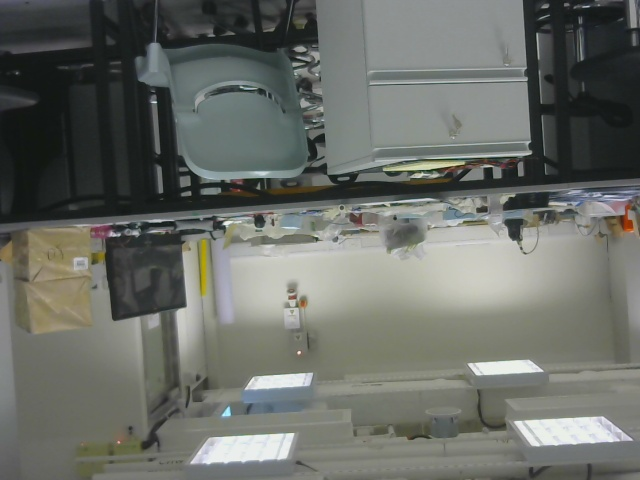
#> input picture Opencv/test1.jpg, 640 x 480 px
$ python -i detect.py   (imports and definitions only)   (older library calls are emulated)
#> lines starting #> are read from the running program, lines starting #| are printed output that depends on the picture; after the words box and inside, x2 and y2 are one past the last pixel; in counts of white or black regions, pixels touching at a corner belong together; long printed decimals are rounded
#> further down, picture is the input picture: shape (480, 640, 3); mean B, G, R 103, 108.8, 105.7
# import the necessary packages
import math
import cv2
import numpy as np

def get_extreme_red_points(image, show_result = False):
#> called with show_result = False
    hsv = cv2.cvtColor(image, cv2.COLOR_BGR2HSV)
#> hsv: shape (480, 640, 3); mean H, S, V 60.1, 25.2, 109.9

    #common grey
    lower_grey = np.array([0, 0, 100])
    upper_grey = np.array([180, 20, 200])

    # red
    lower_red = np.array([0, 25, 110])
    upper_red = np.array([15, 55, 200])
    lower_red1 = np.array([150, 25, 110])
    upper_red1 = np.array([180, 55, 200])

    # mask
    mask_red = cv2.inRange(hsv, lower_red, upper_red)
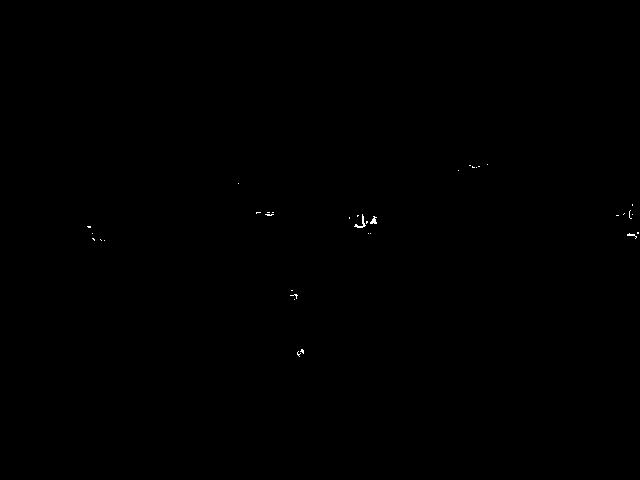
#> mask_red: shape (480, 640); 0.07% white in thin lines or dots, all inside (x1, y1, x2, y2) = (87, 164, 639, 357)
    mask_red += cv2.inRange(hsv, lower_red1, upper_red1)
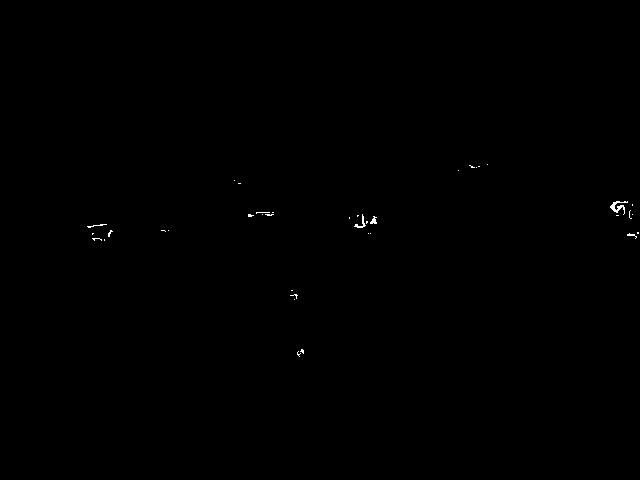
#> mask_red: shape (480, 640); 0.13% white in thin lines or dots, all inside (x1, y1, x2, y2) = (87, 164, 639, 357)
    mask_red += cv2.inRange(hsv, lower_grey, upper_grey)
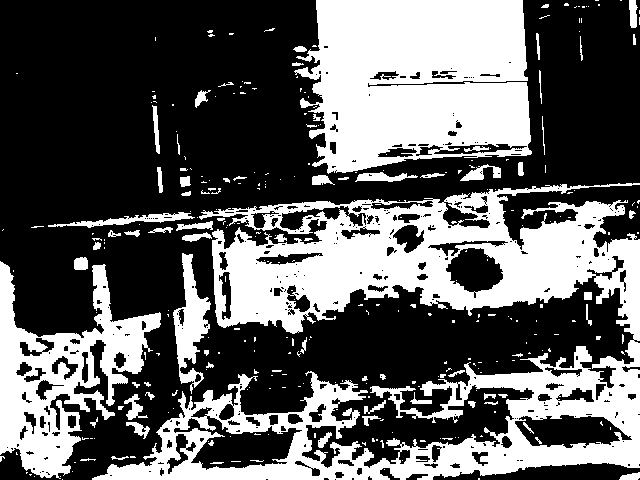
#> mask_red: shape (480, 640); 37.6% white; 310 white regions (234 under 20 px)

    extreme_points_red = None

    ##_red contour
    image_red, contours_red, hierarchy_red = cv2.findContours(mask_red, cv2.RETR_EXTERNAL,
                                                              cv2.CHAIN_APPROX_NONE)  # cv2.CHAIN_APPROX_SIMPLE
#> contours_red = 278 contours, 238 with area under 20; largest, box (x1, y1, x2, y2) and area: (92, 183, 640, 480) 73029, (294, 0, 532, 174) 33164, (0, 261, 161, 479) 15066, (173, 253, 211, 394) 2242, (48, 212, 195, 228) 604
    contours_red = sorted(contours_red, key=cv2.contourArea)
    c = None
    while True:
        if len(contours_red) == 0:
            break
        cx = contours_red[-1]
        if cv2.contourArea(cx) < 20:
            break
        (x, y), (MA, ma), angle = cv2.fitEllipse(cx)
        if (not ((angle < 45) or (angle > 135))) or (cv2.arcLength(cx, True) < 0):
            del contours_red[-1]
            print (cv2.arcLength(cx, True))
            print (angle)
        else:
            c = cx
            break
#> this loop made 3 passes
#> (x, y, MA, ma, angle) on passes 1 to 3: (398.3, 328.5, 279.1, 531.8, 80.97), (413.3, 82.95, 200.1, 226.2, 81.89), (58.1, 357.6, 143.6, 205.1, 18.76)
#| 7119.903
#| 80.970
#| 1484.683
#| 81.891
    # LRTB
    try:
        extreme_points_red = [tuple(c[c[:, :, 0].argmin()][0]), tuple(c[c[:, :, 0].argmax()][0]),
                              tuple(c[c[:, :, 1].argmin()][0]), tuple(c[c[:, :, 1].argmax()][0])]
#> extreme_points_red = [(0, 261), (160, 324), (0, 261), (59, 478)]
    except:
        print ('No red')

    print (extreme_points_red)
#| [(0, 261), (160, 324), (0, 261), (59, 478)]

    if show_result:
        try:
            for i in extreme_points_red:
                cv2.circle(image_red, i, 10, (80, 255, 255), -1)
        except:
            pass
        cv2.imshow('red mask', image_red)
        key = cv2.waitKey(0)
        cv2.destroyAllWindows()
    return extreme_points_red


# [70 lines left out: functions get_extreme_green_points, length_calculation, not called in this run]


# [4 lines not run here, left out]

>>> import cv2
>>> picture = cv2.imread('test1.jpg')
>>> result = get_extreme_red_points(picture)
#> result = [(0, 261), (160, 324), (0, 261), (59, 478)]
